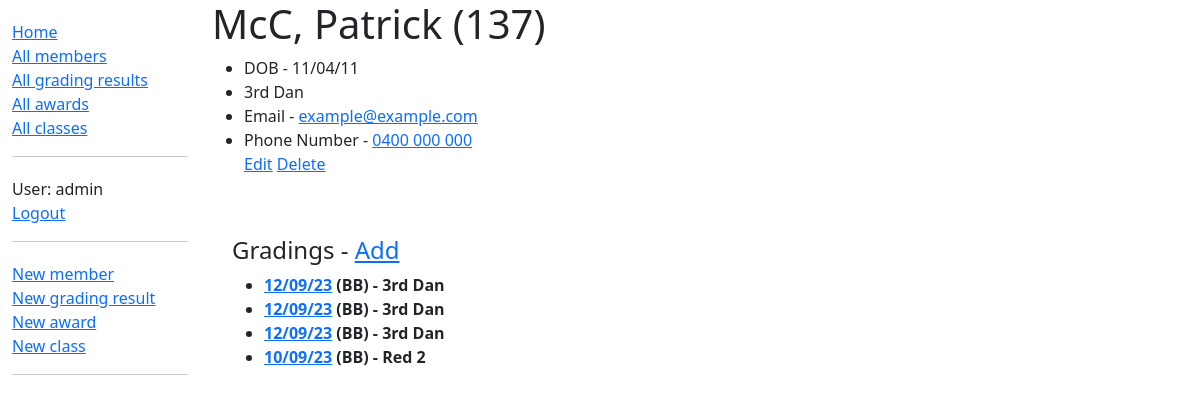
Page /dashboard/member/1 (signed in) on the earlier database version.
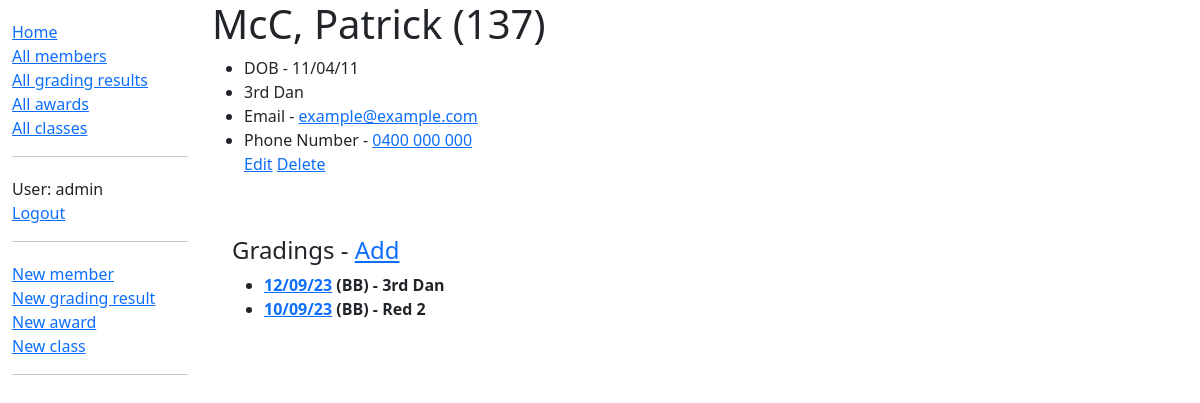
Same page on the later database version.
### dashboard/models.py (models this page shows, shortened)
class GradingResult(models.Model):
    member = models.ForeignKey(Member, on_delete=models.RESTRICT, related_name='member2gradings')
    date = models.DateField()
    type = models.CharField(max_length=2, choices=GRADINGS)
    assessor = models.ManyToManyField(Member, help_text='Who assessed this particular grading?', related_name='assessor2gradings')
    forbelt = models.CharField(max_length=50, choices=BELT_CHOICES, verbose_name="For Belt")
    comments = models.CharField(max_length=200, blank=True)
    award = models.ForeignKey(Award, on_delete=models.RESTRICT, verbose_name='Award', null=True, blank=True)
    class Meta:
        ordering = ['-date', 'type', '-forbelt', 'member__idnumber']
    def get_absolute_url(self):
        return reverse('grading-result-detail', args=[str(self.id)])

### dashboard/views.py (the view)
# urls.py: path('member/<int:pk>', views.MemberDetailView.as_view(), name='member-detail'),
class MemberDetailView(LoginRequiredMixin, generic.DetailView):
    model = Member

### dashboard/templates/dashboard/member_detail.html (shortened to what this page needs)
{% extends "base_generic.html" %}
{% block content %}
  <h1>{{ member.last_name }}, {{ member.first_name }} ({{ member.idnumber }})</h1>
  <div>
    <ul>
      <li>{% if member.date_of_birth %}
        DOB - {{ member.date_of_birth|date:"d/m/y" }}
      {% else %}
        No DOB on file - <a href="{% url 'update-member' member.pk %}">Fix</a>
      {% endif %}
      </li>
      <li>{% if member.belt %}{{ member.get_belt_display }}{% else %}No Belt{% endif %}</li>
      <li>{% if member.email %}Email - <a href="mailto:{{ member.email }}">{{ member.email }}</a>{% else %}No email on file - <a href="{% url 'update-member' member.pk %}">Fix</a>{% endif %}</li>
      <li>{% if member.phone %}Phone Number - <a href="tel: {{ member.phone }}">{{ member.phone }}</a>{% else %}No phone number on file - <a href="{% url 'update-member' member.pk %}">Fix</a>{% endif %}</li>
      <a href="{% url 'update-member' member.pk %}">Edit</a> <a href="{% url 'delete-member' member.pk %}">Delete</a>
    </ul>
  </div>
  <br>
  <div style="margin-left:20px;margin-top:20px">
    <h4>Gradings - <a href="{% url 'add-grading-result' %}?member_id={{ member.id|urlencode }}">Add</a></h4>
    {% if member.member2gradings.all %}
    <ul>
        {% for gr in member.member2gradings.all %}
            <li><strong><a href="{{ gr.get_absolute_url }}">{{ gr.date|date:"d/m/y" }}</a> ({{ gr.type }}) - {{ gr.get_forbelt_display }}
            </strong></li>
        {% endfor %}
    </ul>
    {% else %}
        <p>This member has not graded.</p>
    {% endif %}
  </div>
{% endblock %}

Differences in the rows shown:
removed GradingResult: date "12/09/23", type "BB", forbelt "3rd Dan"
removed GradingResult: date "12/09/23", type "BB", forbelt "3rd Dan"
